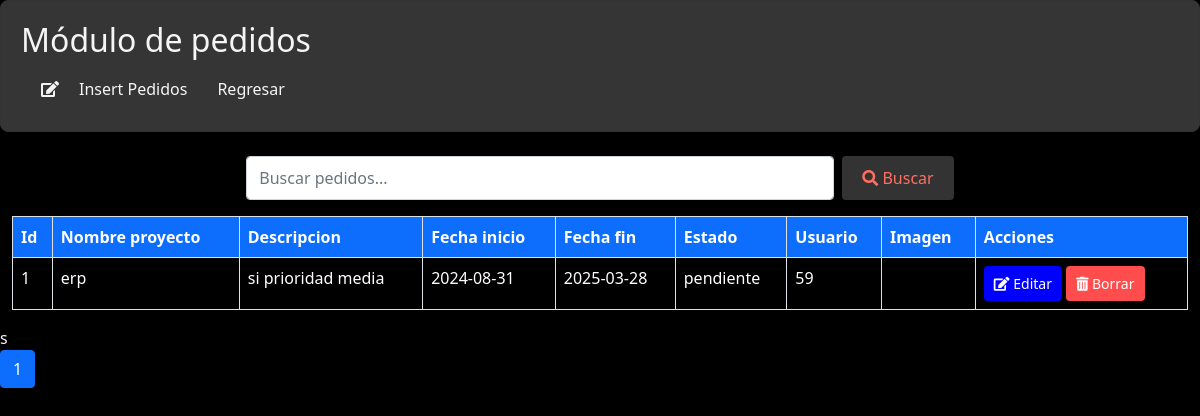
The page /Views/Proyects/create.php (signed in) on the database its author committed.
### tables this page shows
CREATE TABLE `proyectos` (
  `id_proyecto` int(11) NOT NULL,
  `nombre_proyecto` varchar(255) NOT NULL,
  `descripcion` text DEFAULT NULL,
  `fecha_inicio` date DEFAULT NULL,
  `fecha_fin` date DEFAULT NULL,
  `estado` enum('pendiente','en progreso','completado') NOT NULL,
  `id_usuario` int(11) DEFAULT NULL,
  `imagen_proyecto` varchar(255) DEFAULT NULL
);

### Views/Proyects/create.php (the view, shortened to what this page needs)
<?php
$mysqli = mysqli_connect(db_host, db_username, db_password, db_dbname);
mysqli_set_charset($mysqli, 'utf8');
$registros_por_pagina = 10;
$página_actual = isset($_GET['page']) ? (int)$_GET['page'] : 1;
$inicio = ($página_actual - 1) * $registros_por_pagina;
$consulta = "SELECT * FROM  proyectos LIMIT $inicio, $registros_por_pagina";
$total_registros_query = "SELECT COUNT(*) AS total FROM   proyectos";
$total_resultados = $mysqli->query($total_registros_query);
$total_registros = $total_resultados->fetch_assoc()['total'];
$total_paginas = ceil($total_registros / $registros_por_pagina);
$searchQuery = isset($_GET['search-query']) ? $_GET['search-query'] : '';
if (!empty($searchQuery)) {
    $consulta = "SELECT * FROM proyectos WHERE
                 nombre_proyecto LIKE '%$searchQuery%' OR
                 estado LIKE '%$searchQuery%' OR
                 descripcion LIKE '%$searchQuery%'
                 ORDER BY id_proyecto";
} else {
    $consulta = "SELECT * FROM proyectos ORDER BY id_proyecto";
}
$resultados = $mysqli->query($consulta);
?>
<!DOCTYPE html>
<html lang="es">
<head>
    <link href="https://cdn.jsdelivr.net/npm/bootstrap@5.0.2/dist/css/bootstrap.min.css" rel="stylesheet">
    <link href="https://cdnjs.cloudflare.com/ajax/libs/font-awesome/5.15.3/css/all.min.css" rel="stylesheet">
</head>
<body>
    <div class="panel">
        <div class="column">
            <h2>Módulo de pedidos</h2>
            <ul class="nav">
                <li><i class="fas fa-edit icon"></i><a href='insert.php?da=2'>Insert Pedidos</a></li>
                <li class="nav-item">
                <a class="nav-link" href="/OptimizationPRO/app/main.php">
                                 Regresar
                            </a>
                        </li>
            </ul>
        </div>
    </div>
    <br>
<div class="container-fluid">
    <form method="GET" class="d-flex justify-content-center mb-3">
        <input type="text" name="search-query" class="form-control w-50 me-2"
               placeholder="Buscar pedidos..." value="<?php echo htmlspecialchars($searchQuery); ?>">
        <button type="submit" class="btn btn-primary">
            <i class="fas fa-search"></i> Buscar
        </button>
    </form>
    <table class="table table-bordered table-hover">
    <thead class="bg-primary text-white">
                <tr>
                <th scope="col">Id</th>
                <th scope="col">Nombre proyecto</th>
                <th scope="col">Descripcion</th>
                <th scope="col">Fecha inicio</th>
                <th scope="col">Fecha fin</th>
                <th scope="col">Estado</th>
                <th scope="col">Usuario</th>
                <th scope="col">Imagen</th>
                <th scope="col">Acciones</th>
            </tr>
        </thead>
        <tbody>
            <?php while ($proyecto = $resultados->fetch_assoc()): ?>
            <tr>
                <td><?php echo htmlspecialchars($proyecto['id_proyecto']); ?></td>
                <td><?php echo htmlspecialchars($proyecto['nombre_proyecto']); ?></td>
                <td><?php echo htmlspecialchars($proyecto['descripcion']); ?></td>
                <td><?php echo htmlspecialchars($proyecto['fecha_inicio']); ?></td>
                <td><?php echo htmlspecialchars($proyecto['fecha_fin']); ?></td>
                <td><?php echo htmlspecialchars($proyecto['estado']); ?></td>
                <td><?php echo htmlspecialchars($proyecto['id_usuario']); ?></td>
                <td><img src="../../public/img/proyecto/<?php echo htmlspecialchars($proyecto['imagen_proyecto']); ?>" width="100" alt=""></td>
                <td>
                    <a href="edit.php?da=3&lla=<?php echo $proyecto['id_proyecto']; ?>" class="btn btn-custom-green btn-editar">
                        <i class="fas fa-edit icon"></i> Editar
                    </a>
                    <a href="#" class="btn btn-danger btn-borrar" onclick="borrarProyecto(<?php echo $proyecto['id_proyecto']; ?>, '<?php echo $proyecto['imagen_proyecto']; ?>')">
                        <i class="fas fa-trash-alt"></i> Borrar
                    </a>
                    </td>
                    </tr>
                <?php endwhile; ?>
            </tbody>
        </table>
    </div>
s
 <nav>
        <ul class="pagination">
            <?php for ($i = 1; $i <= $total_paginas; $i++): ?>
                <li class="page-item <?= ($i == $página_actual) ? 'active' : '' ?>">
                    <a class="page-link" href="?page=<?= $i ?>"><?= $i ?></a>
                </li>
            <?php endfor; ?>
        </ul>
    </nav>
</body>
</html>

### Views/Proyects/create.php (style rules this page uses)
body { background-color: #000; color: #f5f5f5; }
.table th, .table td { color: #fff; }
.panel { display: flex; justify-content: space-between; border: 1px solid #333; padding: 20px; border-radius: 8px; background-color:hsl(240, 0.90%, 21.00%); }
.column { width: 48%; }
h2 { color: whitesmoke; }
.nav { display: flex; align-items: center; float: left; margin-left: 20px; }
.nav a { color: whitesmoke; text-decoration: none; padding: 10px; font-size: 16px; margin-left: 10px; }
.btn { display: inline-block; padding: 10px 20px; font-size: 16px; border: none; border-radius: 4px; cursor: pointer; background-color: #333; color: #ff6f61; }
.btn-borrar { display: inline-block; padding: 7px 10px; font-size: 14px; border: none; border-radius: 4px; cursor: pointer; background-color: #ff4d4d; color: #fff; }
.btn-editar { display: inline-block; padding: 7px 10px; font-size: 14px; border: none; border-radius: 4px; cursor: pointer; background-color: blue; color: #fff; }

### rows shown on the page
proyectos: id_proyecto "1", nombre_proyecto "erp", descripcion "si prioridad media", fecha_inicio "2024-08-31", fecha_fin "2025-03-28", estado "pendiente", id_usuario "59"
